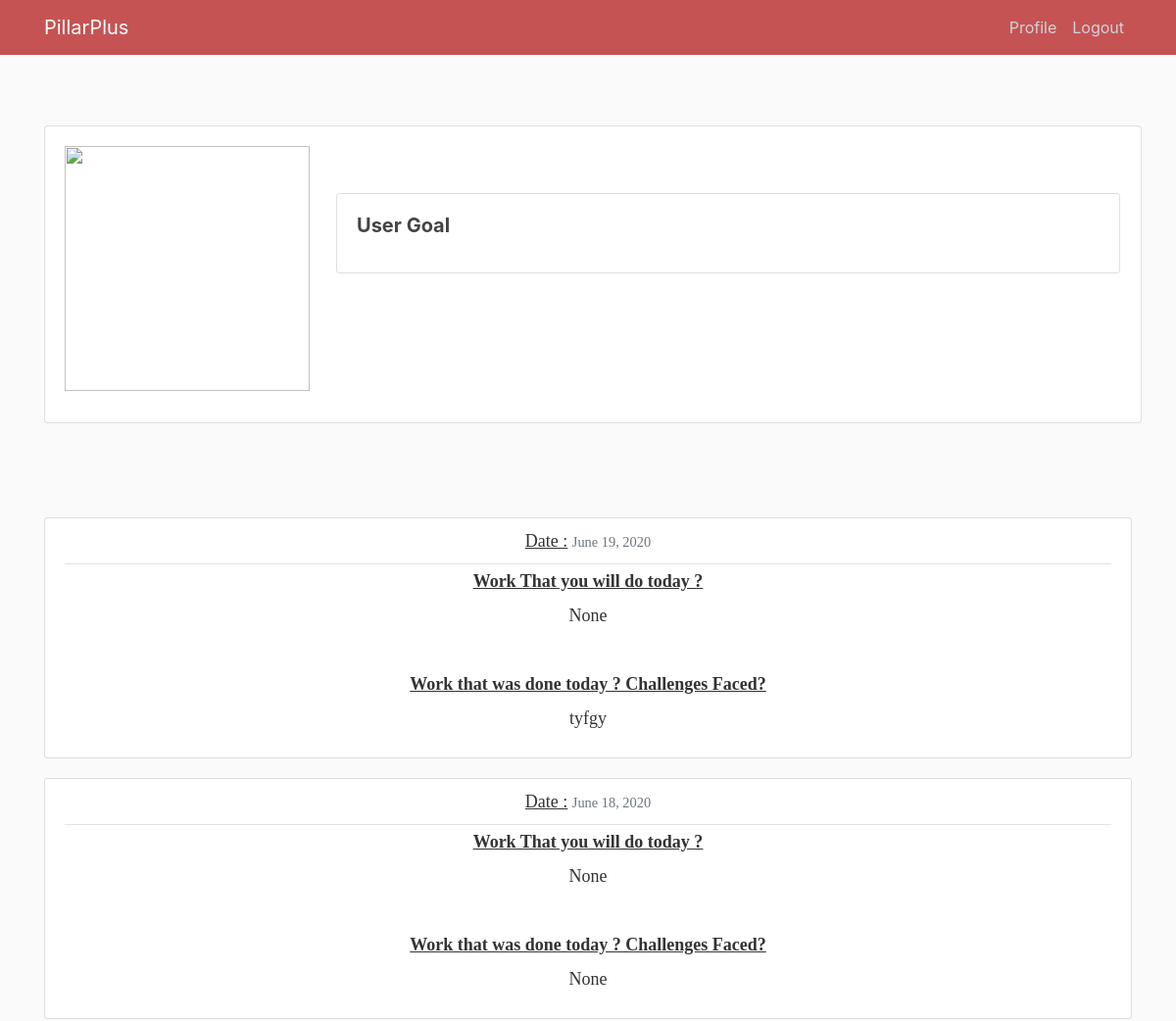
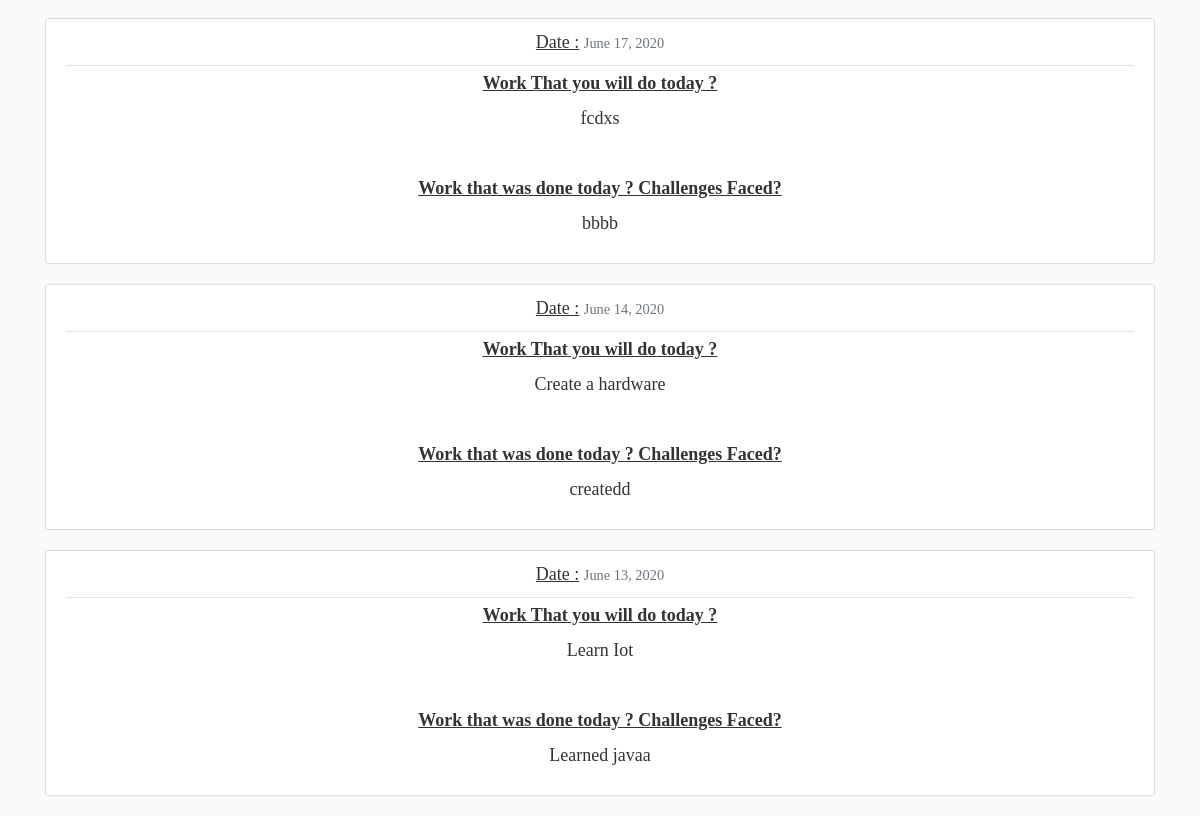
Page /home (signed in) on the earlier database version (2 pictures, top to bottom).
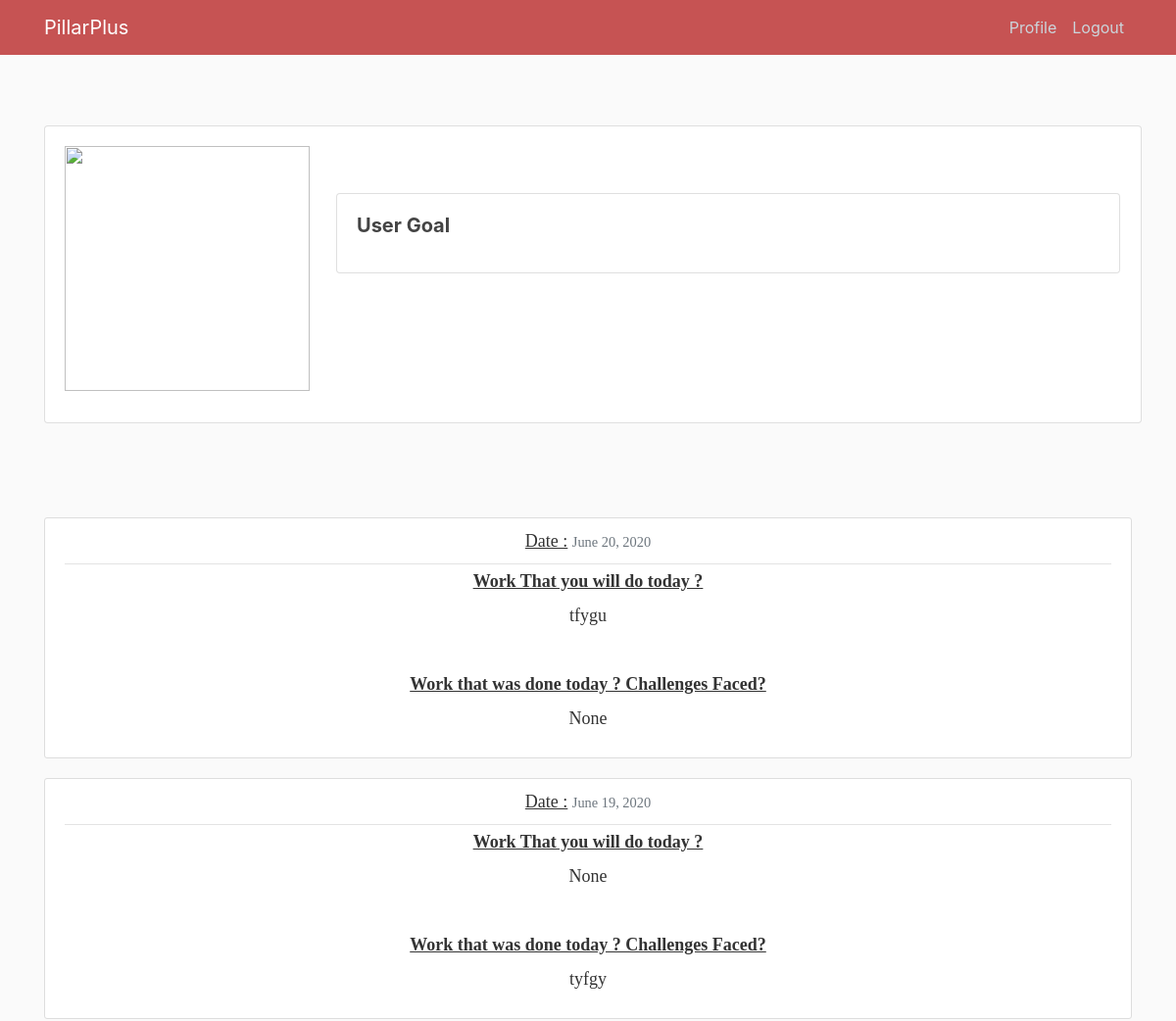
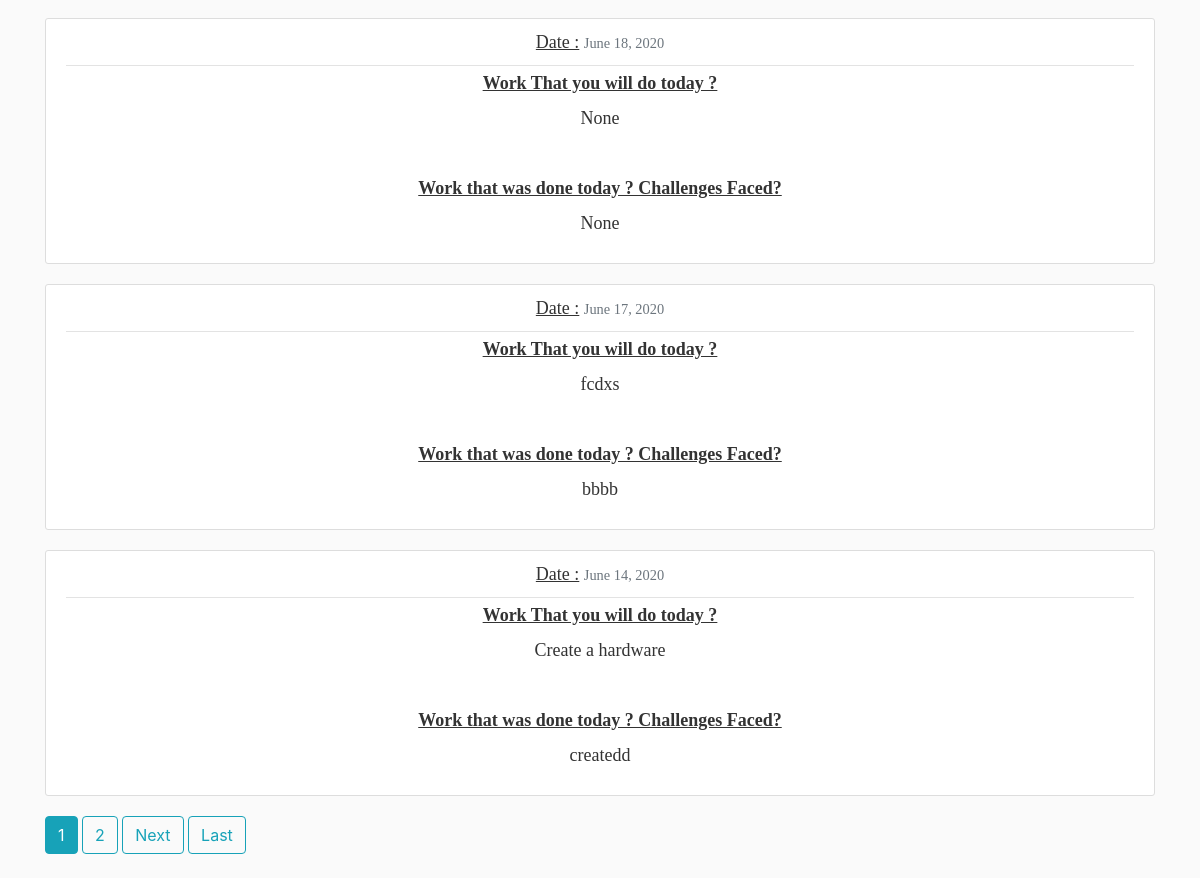
Same page on the later database version (2 pictures, top to bottom).
### blog/models.py (models this page shows, shortened)
class Post(models.Model):
    assigned_employee = models.ForeignKey(User, on_delete=models.CASCADE)
    work_today = models.CharField(max_length=500,null=True,blank=True)
    work_done = models.TextField(max_length=500,null=True,blank=True)
    date_posted = models.DateTimeField(default=timezone.now)

### blog/views.py (the view)
# urls.py: path('home', UserPostListView.as_view(), name='blog-home'),
class UserPostListView(LoginRequiredMixin,ListView):
    model = Post
    template_name = 'blog/user_posts.html'  # <app>/<model>_<viewtype>.html
    context_object_name = 'posts'
    paginate_by = 5
    currentTime = datetime.datetime.now()
    def get_queryset(self):
        print(self.request.user)
        print(Post.objects.all())
        user = get_object_or_404(User, username=self.request.user)
        return Post.objects.filter(assigned_employee__username=user).order_by('-date_posted')

### blog/customtags/get_user.py (called while the page is built)
@register.filter
def get_user(username):
    try:
        user = User.objects.get(username__iexact=username)
    except User.DoesNotExist:
        user = User.objects.none()
    print(123456)
    print(user)
    print(username)
    return user

### blog/templates/blog/user_posts.html (shortened to what this page needs)
{% extends "blog/base.html" %}
{% block content %}
{% load get_user %}
 <br>
 <br>
 {% with view.kwargs.username|get_user as username %}
<div class="container" style="margin:auto;">
    <div class="row">
        <div class="col-xs-120 col-sm-100 col-md-180">
        <div class="card" style="width: 70rem;">
      <div class="card-body">
        <h5 class="card-title">
                <div class="row">
                    <div class="col-sm-3 col-md-3">
                        <img src="{{ username.profile.image.url }}" alt="" class="img-rounded" height="250" width="250"/>
                    </div>
                    <div class="col-sm-6 col-md-6" style="">
                        <p>
                            <br />
                            <div class="card" style="width: 50rem;">
  <div class="card-body">
<p class="article-content"><b>User Goal</b><br>{{ username.profile.goal|safe }}</p></p>
  </div>
</div>
  </div>
</div>  </div>
 {% endwith %}
                        </div>
                    </div>
                </div>
            </div>
    </div>  <br>
    <br>
    <br>
    <br>
    {% for post in posts %}
                              <article class="media content-section" style="text-align: center;">
                 <br>
                 <br>
                 <br>
                    <div class="media-body">
            <div class="article-metadata">
          <label for="formGroupExampleInput2"><u>Date :</u></label>
              <small class="text-muted">{{ post.date_posted|date:"F d, Y" }}</small>
            </div>
            <label for="formGroupExampleInput2"><u><b>Work That you will do today ? </u></b></label><br>
            <p class="article-content">{{ post.work_today }}</a><br><br></p>
                           <label for="formGroupExampleInput2"><u><b>Work that was done today ? Challenges Faced?</u></b></label><br>
            <p class="article-content">{{ post.work_done }} </a></p>
          </div>
        </article>
    {% endfor %}
{% if is_paginated %}
      {% for num in page_obj.paginator.page_range %}
        {% if page_obj.number == num %}
          <a class="btn btn-info mb-4" href="?page={{ num }}">{{ num }}</a>
        {% elif num > page_obj.number|add:'-3' and num < page_obj.number|add:'3' %}
          <a class="btn btn-outline-info mb-4" href="?page={{ num }}">{{ num }}</a>
        {% endif %}
      {% endfor %}
      {% if page_obj.has_next %}
        <a class="btn btn-outline-info mb-4" href="?page={{ page_obj.next_page_number }}">Next</a>
        <a class="btn btn-outline-info mb-4" href="?page={{ page_obj.paginator.num_pages }}">Last</a>
      {% endif %}
    {% endif %}
{% endblock content %}

Differences in the rows shown:
no longer on this page (row unchanged): Post: date_posted "June 13, 2020", work_today "Learn Iot", work_done "Learned javaa"
added Post: date_posted "June 20, 2020", work_today "tfygu", work_done "None"
Other differences:
new list line: "1"
new list line: "2"
text now shown: "Next Last"
